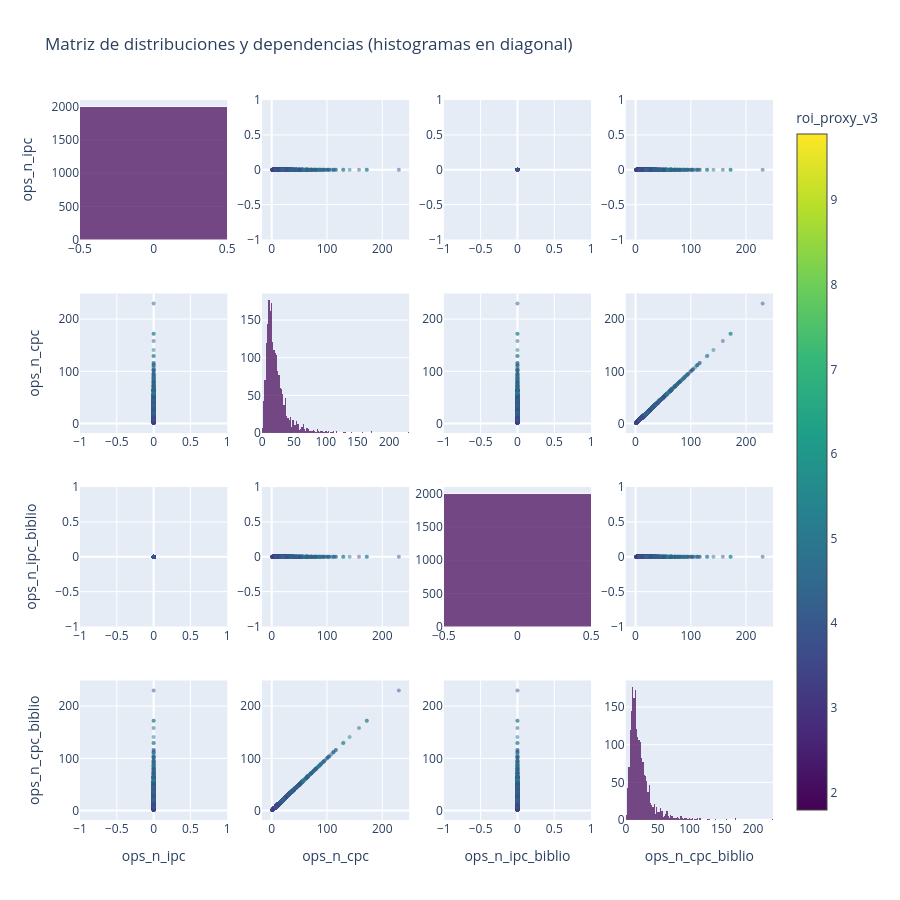

The notebook cell saved with this chart:
### Markdown cell above
### Histogram and correlation of discrete variables and comparison vs roi_proxy_v3

### Code cell
cols = [
    "ops_n_ipc",
    "ops_n_cpc",
    "ops_n_ipc_biblio",
    "ops_n_cpc_biblio",
]

df = df_tablon[cols + ["roi_proxy_v3"]].dropna()
n = len(cols)

fig = make_subplots(
    rows=n,
    cols=n,
    shared_xaxes=False,
    shared_yaxes=False
)

for i, y in enumerate(cols):
    for j, x in enumerate(cols):

        # Diagonal → histogramas
        if i == j:
            fig.add_trace(
                go.Histogram(
                    x=df[x],
                    marker=dict(
                        color="rgba(68,1,84,0.7)"
                    ),
                    showlegend=False
                ),
                row=i+1, col=j+1
            )

        # Fuera de diagonal → scatter
        else:
            fig.add_trace(
                go.Scatter(
                    x=df[x],
                    y=df[y],
                    mode="markers",
                    marker=dict(
                        color=df["roi_proxy_v3"],
                        colorscale="Viridis",
                        size=4,
                        opacity=0.5,
                        showscale=(i == 0 and j == n - 1),
                        colorbar=dict(title="roi_proxy_v3")
                    ),
                    showlegend=False
                ),
                row=i+1, col=j+1
            )

# 🔹 ETIQUETAS DE EJES
for i, col in enumerate(cols):
    # Eje Y (primera columna)
    fig.update_yaxes(
        title_text=col,
        row=i+1,
        col=1
    )

    # Eje X (última fila)
    fig.update_xaxes(
        title_text=col,
        row=n,
        col=i+1
    )

fig.update_layout(
    height=900,
    width=900,
    title="Matriz de distribuciones y dependencias (histogramas en diagonal)",
)

fig.show()

### Figure 1 — Plotly figure (JSON) as saved in the notebook; plotly's stock layout.template omitted (floating-point values rounded to 4 significant figures; data arrays with more than 128 entries replaced by an {"elided": "..."} marker saying what was removed)
{"data": [{"marker": {"color": "rgba(68,1,84,0.7)"}, "showlegend": false, "type": "histogram", "x": {"elided": "2000 int values"}, "xaxis": "x", "yaxis": "y"}, {"marker": {"color": {"elided": "2000 float values"}, "colorbar": {"title": {"text": "roi_proxy_v3"}}, "colorscale": [[0, "#440154"], [0.1111, "#482878"], [0.2222, "#3e4989"], [0.3333, "#31688e"], [0.4444, "#26828e"], [0.5556, "#1f9e89"], [0.6667, "#35b779"], [0.7778, "#6ece58"], [0.8889, "#b5de2b"], [1, "#fde725"]], "opacity": 0.5, "showscale": false, "size": 4}, "mode": "markers", "showlegend": false, "type": "scatter", "x": {"elided": "2000 int values"}, "xaxis": "x2", "y": {"elided": "2000 int values"}, "yaxis": "y2"}, {"marker": {"color": {"elided": "2000 float values"}, "colorbar": {"title": {"text": "roi_proxy_v3"}}, "colorscale": [[0, "#440154"], [0.1111, "#482878"], [0.2222, "#3e4989"], [0.3333, "#31688e"], [0.4444, "#26828e"], [0.5556, "#1f9e89"], [0.6667, "#35b779"], [0.7778, "#6ece58"], [0.8889, "#b5de2b"], [1, "#fde725"]], "opacity": 0.5, "showscale": false, "size": 4}, "mode": "markers", "showlegend": false, "type": "scatter", "x": {"elided": "2000 int values"}, "xaxis": "x3", "y": {"elided": "2000 int values"}, "yaxis": "y3"}, {"marker": {"color": {"elided": "2000 float values"}, "colorbar": {"title": {"text": "roi_proxy_v3"}}, "colorscale": [[0, "#440154"], [0.1111, "#482878"], [0.2222, "#3e4989"], [0.3333, "#31688e"], [0.4444, "#26828e"], [0.5556, "#1f9e89"], [0.6667, "#35b779"], [0.7778, "#6ece58"], [0.8889, "#b5de2b"], [1, "#fde725"]], "opacity": 0.5, "showscale": true, "size": 4}, "mode": "markers", "showlegend": false, "type": "scatter", "x": {"elided": "2000 int values"}, "xaxis": "x4", "y": {"elided": "2000 int values"}, "yaxis": "y4"}, {"marker": {"color": {"elided": "2000 float values"}, "colorbar": {"title": {"text": "roi_proxy_v3"}}, "colorscale": [[0, "#440154"], [0.1111, "#482878"], [0.2222, "#3e4989"], [0.3333, "#31688e"], [0.4444, "#26828e"], [0.5556, "#1f9e89"], [0.6667, "#35b779"], [0.7778, "#6ece58"], [0.8889, "#b5de2b"], [1, "#fde725"]], "opacity": 0.5, "showscale": false, "size": 4}, "mode": "markers", "showlegend": false, "type": "scatter", "x": {"elided": "2000 int values"}, "xaxis": "x5", "y": {"elided": "2000 int values"}, "yaxis": "y5"}, {"marker": {"color": "rgba(68,1,84,0.7)"}, "showlegend": false, "type": "histogram", "x": {"elided": "2000 int values"}, "xaxis": "x6", "yaxis": "y6"}, {"marker": {"color": {"elided": "2000 float values"}, "colorbar": {"title": {"text": "roi_proxy_v3"}}, "colorscale": [[0, "#440154"], [0.1111, "#482878"], [0.2222, "#3e4989"], [0.3333, "#31688e"], [0.4444, "#26828e"], [0.5556, "#1f9e89"], [0.6667, "#35b779"], [0.7778, "#6ece58"], [0.8889, "#b5de2b"], [1, "#fde725"]], "opacity": 0.5, "showscale": false, "size": 4}, "mode": "markers", "showlegend": false, "type": "scatter", "x": {"elided": "2000 int values"}, "xaxis": "x7", "y": {"elided": "2000 int values"}, "yaxis": "y7"}, {"marker": {"color": {"elided": "2000 float values"}, "colorbar": {"title": {"text": "roi_proxy_v3"}}, "colorscale": [[0, "#440154"], [0.1111, "#482878"], [0.2222, "#3e4989"], [0.3333, "#31688e"], [0.4444, "#26828e"], [0.5556, "#1f9e89"], [0.6667, "#35b779"], [0.7778, "#6ece58"], [0.8889, "#b5de2b"], [1, "#fde725"]], "opacity": 0.5, "showscale": false, "size": 4}, "mode": "markers", "showlegend": false, "type": "scatter", "x": {"elided": "2000 int values"}, "xaxis": "x8", "y": {"elided": "2000 int values"}, "yaxis": "y8"}, {"marker": {"color": {"elided": "2000 float values"}, "colorbar": {"title": {"text": "roi_proxy_v3"}}, "colorscale": [[0, "#440154"], [0.1111, "#482878"], [0.2222, "#3e4989"], [0.3333, "#31688e"], [0.4444, "#26828e"], [0.5556, "#1f9e89"], [0.6667, "#35b779"], [0.7778, "#6ece58"], [0.8889, "#b5de2b"], [1, "#fde725"]], "opacity": 0.5, "showscale": false, "size": 4}, "mode": "markers", "showlegend": false, "type": "scatter", "x": {"elided": "2000 int values"}, "xaxis": "x9", "y": {"elided": "2000 int values"}, "yaxis": "y9"}, {"marker": {"color": {"elided": "2000 float values"}, "colorbar": {"title": {"text": "roi_proxy_v3"}}, "colorscale": [[0, "#440154"], [0.1111, "#482878"], [0.2222, "#3e4989"], [0.3333, "#31688e"], [0.4444, "#26828e"], [0.5556, "#1f9e89"], [0.6667, "#35b779"], [0.7778, "#6ece58"], [0.8889, "#b5de2b"], [1, "#fde725"]], "opacity": 0.5, "showscale": false, "size": 4}, "mode": "markers", "showlegend": false, "type": "scatter", "x": {"elided": "2000 int values"}, "xaxis": "x10", "y": {"elided": "2000 int values"}, "yaxis": "y10"}, {"marker": {"color": "rgba(68,1,84,0.7)"}, "showlegend": false, "type": "histogram", "x": {"elided": "2000 int values"}, "xaxis": "x11", "yaxis": "y11"}, {"marker": {"color": {"elided": "2000 float values"}, "colorbar": {"title": {"text": "roi_proxy_v3"}}, "colorscale": [[0, "#440154"], [0.1111, "#482878"], [0.2222, "#3e4989"], [0.3333, "#31688e"], [0.4444, "#26828e"], [0.5556, "#1f9e89"], [0.6667, "#35b779"], [0.7778, "#6ece58"], [0.8889, "#b5de2b"], [1, "#fde725"]], "opacity": 0.5, "showscale": false, "size": 4}, "mode": "markers", "showlegend": false, "type": "scatter", "x": {"elided": "2000 int values"}, "xaxis": "x12", "y": {"elided": "2000 int values"}, "yaxis": "y12"}, {"marker": {"color": {"elided": "2000 float values"}, "colorbar": {"title": {"text": "roi_proxy_v3"}}, "colorscale": [[0, "#440154"], [0.1111, "#482878"], [0.2222, "#3e4989"], [0.3333, "#31688e"], [0.4444, "#26828e"], [0.5556, "#1f9e89"], [0.6667, "#35b779"], [0.7778, "#6ece58"], [0.8889, "#b5de2b"], [1, "#fde725"]], "opacity": 0.5, "showscale": false, "size": 4}, "mode": "markers", "showlegend": false, "type": "scatter", "x": {"elided": "2000 int values"}, "xaxis": "x13", "y": {"elided": "2000 int values"}, "yaxis": "y13"}, {"marker": {"color": {"elided": "2000 float values"}, "colorbar": {"title": {"text": "roi_proxy_v3"}}, "colorscale": [[0, "#440154"], [0.1111, "#482878"], [0.2222, "#3e4989"], [0.3333, "#31688e"], [0.4444, "#26828e"], [0.5556, "#1f9e89"], [0.6667, "#35b779"], [0.7778, "#6ece58"], [0.8889, "#b5de2b"], [1, "#fde725"]], "opacity": 0.5, "showscale": false, "size": 4}, "mode": "markers", "showlegend": false, "type": "scatter", "x": {"elided": "2000 int values"}, "xaxis": "x14", "y": {"elided": "2000 int values"}, "yaxis": "y14"}, {"marker": {"color": {"elided": "2000 float values"}, "colorbar": {"title": {"text": "roi_proxy_v3"}}, "colorscale": [[0, "#440154"], [0.1111, "#482878"], [0.2222, "#3e4989"], [0.3333, "#31688e"], [0.4444, "#26828e"], [0.5556, "#1f9e89"], [0.6667, "#35b779"], [0.7778, "#6ece58"], [0.8889, "#b5de2b"], [1, "#fde725"]], "opacity": 0.5, "showscale": false, "size": 4}, "mode": "markers", "showlegend": false, "type": "scatter", "x": {"elided": "2000 int values"}, "xaxis": "x15", "y": {"elided": "2000 int values"}, "yaxis": "y15"}, {"marker": {"color": "rgba(68,1,84,0.7)"}, "showlegend": false, "type": "histogram", "x": {"elided": "2000 int values"}, "xaxis": "x16", "yaxis": "y16"}], "layout": {"height": 900, "title": {"text": "Matriz de distribuciones y dependencias (histogramas en diagonal)"}, "width": 900, "xaxis": {"anchor": "y", "domain": [0, 0.2125]}, "xaxis10": {"anchor": "y10", "domain": [0.2625, 0.475]}, "xaxis11": {"anchor": "y11", "domain": [0.525, 0.7375]}, "xaxis12": {"anchor": "y12", "domain": [0.7875, 1]}, "xaxis13": {"anchor": "y13", "domain": [0, 0.2125], "title": {"text": "ops_n_ipc"}}, "xaxis14": {"anchor": "y14", "domain": [0.2625, 0.475], "title": {"text": "ops_n_cpc"}}, "xaxis15": {"anchor": "y15", "domain": [0.525, 0.7375], "title": {"text": "ops_n_ipc_biblio"}}, "xaxis16": {"anchor": "y16", "domain": [0.7875, 1], "title": {"text": "ops_n_cpc_biblio"}}, "xaxis2": {"anchor": "y2", "domain": [0.2625, 0.475]}, "xaxis3": {"anchor": "y3", "domain": [0.525, 0.7375]}, "xaxis4": {"anchor": "y4", "domain": [0.7875, 1]}, "xaxis5": {"anchor": "y5", "domain": [0, 0.2125]}, "xaxis6": {"anchor": "y6", "domain": [0.2625, 0.475]}, "xaxis7": {"anchor": "y7", "domain": [0.525, 0.7375]}, "xaxis8": {"anchor": "y8", "domain": [0.7875, 1]}, "xaxis9": {"anchor": "y9", "domain": [0, 0.2125]}, "yaxis": {"anchor": "x", "domain": [0.8063, 1], "title": {"text": "ops_n_ipc"}}, "yaxis10": {"anchor": "x10", "domain": [0.2687, 0.4625]}, "yaxis11": {"anchor": "x11", "domain": [0.2687, 0.4625]}, "yaxis12": {"anchor": "x12", "domain": [0.2687, 0.4625]}, "yaxis13": {"anchor": "x13", "domain": [0, 0.1938], "title": {"text": "ops_n_cpc_biblio"}}, "yaxis14": {"anchor": "x14", "domain": [0, 0.1938]}, "yaxis15": {"anchor": "x15", "domain": [0, 0.1938]}, "yaxis16": {"anchor": "x16", "domain": [0, 0.1938]}, "yaxis2": {"anchor": "x2", "domain": [0.8063, 1]}, "yaxis3": {"anchor": "x3", "domain": [0.8063, 1]}, "yaxis4": {"anchor": "x4", "domain": [0.8063, 1]}, "yaxis5": {"anchor": "x5", "domain": [0.5375, 0.7312], "title": {"text": "ops_n_cpc"}}, "yaxis6": {"anchor": "x6", "domain": [0.5375, 0.7312]}, "yaxis7": {"anchor": "x7", "domain": [0.5375, 0.7312]}, "yaxis8": {"anchor": "x8", "domain": [0.5375, 0.7312]}, "yaxis9": {"anchor": "x9", "domain": [0.2687, 0.4625], "title": {"text": "ops_n_ipc_biblio"}}}}
